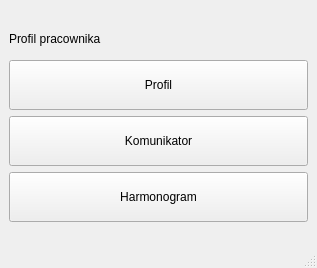
<?xml version="1.0" encoding="UTF-8"?>
<ui version="4.0">
 <class>MainWindow</class>
 <widget class="QMainWindow" name="MainWindow">
  <property name="geometry">
   <rect>
    <x>0</x>
    <y>0</y>
    <width>317</width>
    <height>268</height>
   </rect>
  </property>
  <property name="windowTitle">
   <string>MainWindow</string>
  </property>
  <widget class="QWidget" name="centralwidget">
   <layout class="QVBoxLayout" name="verticalLayout_2">
    <item>
     <layout class="QVBoxLayout" name="verticalLayout">
      <item>
       <widget class="QLabel" name="label">
        <property name="maximumSize">
         <size>
          <width>130</width>
          <height>30</height>
         </size>
        </property>
        <property name="text">
         <string>Profil pracownika</string>
        </property>
       </widget>
      </item>
      <item>
       <widget class="QPushButton" name="pushButton">
        <property name="minimumSize">
         <size>
          <width>0</width>
          <height>50</height>
         </size>
        </property>
        <property name="text">
         <string>Profil</string>
        </property>
       </widget>
      </item>
      <item>
       <widget class="QPushButton" name="pushButton_3">
        <property name="minimumSize">
         <size>
          <width>0</width>
          <height>50</height>
         </size>
        </property>
        <property name="text">
         <string>Komunikator</string>
        </property>
       </widget>
      </item>
      <item>
       <widget class="QPushButton" name="pushButton_2">
        <property name="minimumSize">
         <size>
          <width>0</width>
          <height>50</height>
         </size>
        </property>
        <property name="text">
         <string>Harmonogram</string>
        </property>
       </widget>
      </item>
     </layout>
    </item>
   </layout>
  </widget>
  <widget class="QStatusBar" name="statusbar"/>
 </widget>
 <resources/>
 <connections/>
</ui>
